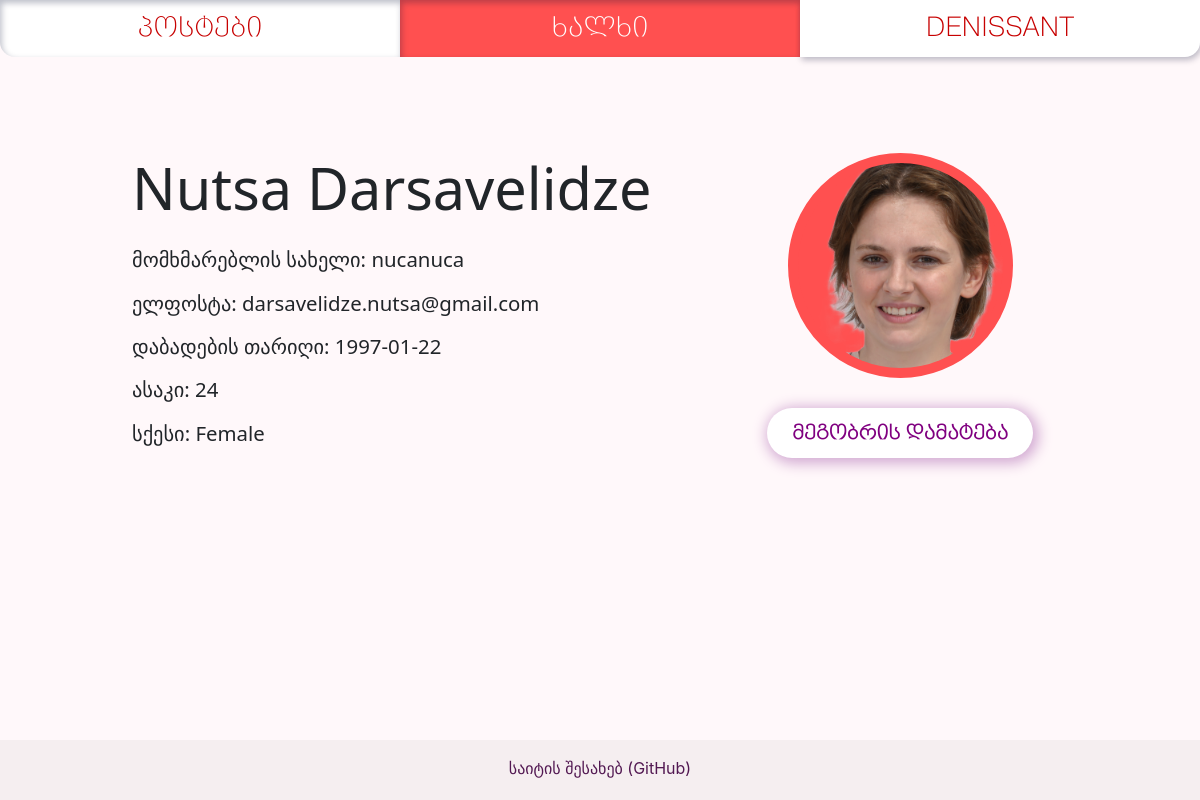
/people/nucanuca (signed in), run on the app's committed database.
### app/models/users.py (models this page shows, shortened)
class User(db.Model, UserMixin):
    __tablename__ = 'users'
    id = db.Column(db.Integer, primary_key=True)
    username = db.Column(db.String(16), unique=True, nullable=False, index=True)
    password = db.Column(db.String(255))
    name_first = db.Column(db.String)
    name_last = db.Column(db.String)
    email = db.Column(db.String(64), unique=True, nullable=False, index=True)
    sex = db.Column(db.String)
    dob = db.Column(db.Date)
    age = db.Column(db.Integer)
    picture = db.Column(db.String)
    post = db.relationship('PostsModel', backref='User', uselist=False)
    comment = db.relationship('Comment', backref='User', uselist=False)
    roles = db.relationship('Role', secondary=roles_users,
                            backref=db.backref('users', lazy='dynamic'))
    friends = db.relationship('User', secondary=friendships,
                              primaryjoin=id == friendships.c.user_id_one,
                              secondaryjoin=id == friendships.c.user_id_two)
    def is_friend(self, target_user_id):
        print(target_user_id)
        print('viewing profile: ', User.query.get(target_user_id).username)
        return target_user_id in (user.id for user in self.friends)
    @classmethod
    def find_by_username(cls, temp_username):
        return cls.query.filter_by(username=temp_username).first()

### app/profiles/views.py (the view, shortened to what this page needs)
@profiles_blueprint.route('/')
@profiles_blueprint.route('/<username>', methods=['GET', 'POST'])
def list_people(username=None):
    if username:
        user = User.find_by_username(username)
        friend_request_form = FriendRequestForm()
        if current_user.is_authenticated:
            if user.id == current_user.id:
                return redirect(url_for('profiles.profile'))
            incoming_requests = FriendRequest.query.filter_by(recipient_user=current_user.id, active=1).all()
            incoming_requests_ids = [r.id for r in incoming_requests]
            incoming_requests_senders = [r.sender_user for r in incoming_requests]
            incoming_requests = [incoming_requests_ids, incoming_requests_senders]
            friend_asked = FriendRequest.query.filter_by(recipient_user=user.id,
                                                         sender_user=current_user.id,
                                                         active=1).first()
        else:
            friend_asked = None
            incoming_requests = None
        return render_template('people_profile.html', pages=generate_nav_links(),
                               user=user,
                               friend_request_form=friend_request_form,
                               friend_asked=friend_asked,
                               incoming_requests=incoming_requests)
    else:
        people_list = User.query.all()
        return render_template('people.html', pages=generate_nav_links(), people_list=people_list)

### app/profiles/forms.py
class FriendRequestForm(FlaskForm):
    sender_user = StringField('current_user_id',
                              validators=[
                                  DataRequired(message="no current_user id")
                              ])
    receiving_user = StringField('receiving_user_id',
                                 validators=[
                                     DataRequired(message="no receiving_user id")
                                 ])
    submit_friend_request = SubmitField('მეგობრის დამატება')
    undo_friend_request = SubmitField('შემოთავაზების გაუქმება')

### app/models/users.py (called while the page is built)
@login_manager.user_loader
def load_user(user_id):
    try:
        return User.query.get(user_id)
    except Exception as e:
        print(e)

### app/tools/nav_link_list.py (called while the page is built)
def generate_nav_links():
    pages_nav_list = [
        ("posts.list_posts", "პოსტები"),
        ("profiles.list_people", "ხალხი"),
        ("auth.auth", "შესვლა")
    ]
    from flask_login import current_user
    if current_user.is_authenticated:
        pages_nav_list[2] = ('profiles.profile', current_user.username.upper())
    return pages_nav_list

### app/profiles/templates/people_profile.html (shortened to what this page needs)
{% extends "base.html" %}
{% block content %}
{% from 'macros_images.html' import show_profile_picture %}
    <div class="profile-container">
        <div class="profile-right-column">
            {{ show_profile_picture(user, 'profile__profile-picture') }}
            {% if current_user.is_authenticated and current_user.id != user.id %}
                <form method="POST">
                {% if current_user.is_friend(user.id) %}
                    <div class="profile__friend-double">
                        <span id="profile__request-done"> მეგობარი ✓ </span>
                        <button class="profile__request-deny"
                            onclick="deleteFriend(
                                    {{ current_user.id }},
                                    {{ user.id }})">
                            მეგობრის წაშლა
                        </button>
                    </div>
                {% elif not friend_asked %}
                    {{ friend_request_form.submit_friend_request }}
                {% else %}
                <div class="profile__friend-double">
                    <span id="profile__request-done"> შემოთავაზება გაგზავნილია </span>
                    {{ friend_request_form.undo_friend_request }}
                </div>
                {% endif %}
                </form>
            {% endif %}
        </div>
        <div class="profile-left-column">
            <h1 class="profile__title"> {{ user.name_first }} {{ user.name_last}} </h1>
            <p class="profile__details"> მომხმარებლის სახელი: {{ user.username }} </p>
            <p class="profile__details"> ელფოსტა: {{ user.email }} </p>
            <p class="profile__details"> დაბადების თარიღი: {{ user.dob }} </p>
            <p class="profile__details"> ასაკი: {{ user.age }} </p>
            <p class="profile__details"> სქესი: {{ user.sex }} </p>
        </div>
    </div>
{% endblock %}

### app/posts/templates/macros_images.html (shortened to what this page needs)
{% macro show_profile_picture(user, style) %}
      {% if user.picture %}
        <img src="{{ url_for('static', filename='uploads/profile_pictures/%s' % user.picture) }}" class="{{style}}" alt="my_profile_picture">
      {% else %}
        <img src="{{ url_for('static', filename='uploads/profile_pictures/default_profile_picture.png') }}" class="{{style}}" alt="my_profile_picture">
      {% endif %}
{% endmacro %}

### app/static/styles.css (style rules this page uses)
html, body { margin: 0; padding: 0; height: 100%; background-color: rgb(255, 248, 250); }
* { box-sizing: border-box; }

### app/profiles/static/style.css (style rules this page uses)
@media only screen and (min-width: 600px) { .profile-container { flex-direction: row-reverse; } }
.profile-container { display: flex; justify-content: center; padding: 8% 0 0 0; }
.profile-left-column { display: flex; flex-direction: column; align-items: flex-start; width: 50%; }
.profile-right-column { display: flex; flex-direction: column; align-items: center; float: right; width: 28%; }
.profile__profile-picture { width: 225px; height: 225px; border-radius: 32rem; border: solid 10px #ff5050; background-color: #ff5050; }
.profile__title { font-size: clamp(1.5rem, 5vw, 3.6rem); margin: 0 0 1rem 0; font-weight: lighter; font-family: "Segoe UI", sans-serif; }
.profile__details { font-size: clamp(0.7rem, 1.7vw, 1.35rem); margin: 0.4rem 0; font-weight: lighter; font-family: "Segoe UI", sans-serif; }
#submit_friend_request { padding: 0.625rem 1.56rem 0.625rem 1.56rem; margin: 1.9rem; font-weight: bold; color: #800080; font-family: "BPG Nino Elite Exp Caps", sans-serif; border-radius: 2.5rem; border: none; background-color: white; box-shadow: 0.15rem 0.15rem 0.85rem 0.2rem #d2a9d2; font-size: 1.25rem; user-select: none; }

### data on the page
User: picture (picture), name_first "Nutsa", name_last "Darsavelidze", username "nucanuca", email "darsavelidze.nutsa@gmail.com", dob "1997-01-22", age "24", sex "Female"

### other printed values
{{ page[1] }} "პოსტები" "DENISSANT"
{{ page[1] }} "ხალხი"
